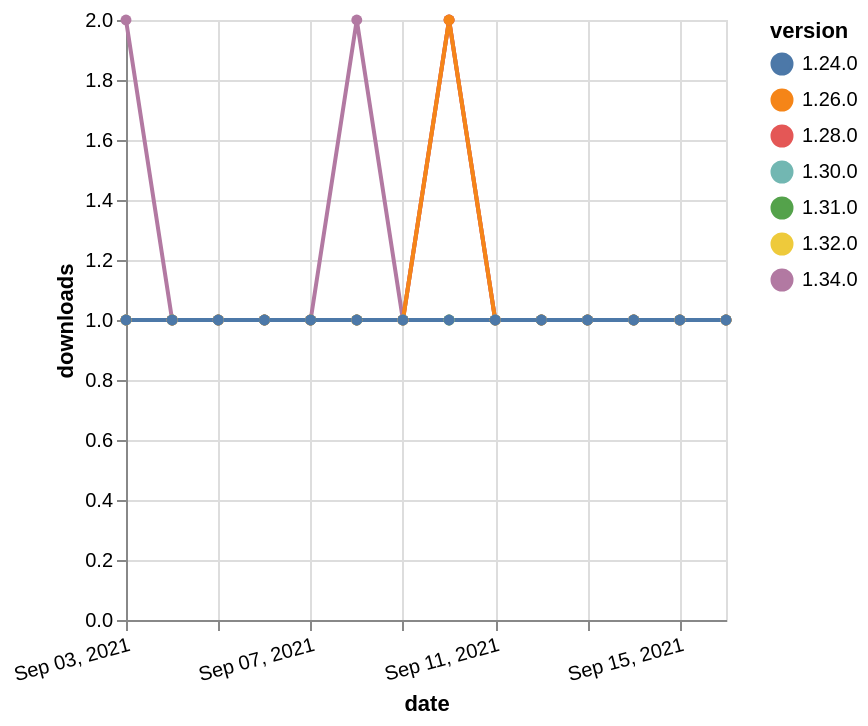

Specify this chart in Vega-Lite:
### Vega-Lite specification from a JSON file in a GitHub repository (floating-point values rounded to 4 significant figures)
{"$schema": "https://vega.github.io/schema/vega-lite/v5.json", "description": "A simple bar chart with embedded data.", "data": {"values": [{"date": "2021-09-03", "total": 136, "delta": 1, "version": "1.31.0"}, {"date": "2021-09-04", "total": 137, "delta": 1, "version": "1.31.0"}, {"date": "2021-09-05", "total": 138, "delta": 1, "version": "1.31.0"}, {"date": "2021-09-06", "total": 139, "delta": 1, "version": "1.31.0"}, {"date": "2021-09-07", "total": 140, "delta": 1, "version": "1.31.0"}, {"date": "2021-09-08", "total": 141, "delta": 1, "version": "1.31.0"}, {"date": "2021-09-09", "total": 142, "delta": 1, "version": "1.31.0"}, {"date": "2021-09-10", "total": 143, "delta": 1, "version": "1.31.0"}, {"date": "2021-09-11", "total": 144, "delta": 1, "version": "1.31.0"}, {"date": "2021-09-12", "total": 145, "delta": 1, "version": "1.31.0"}, {"date": "2021-09-13", "total": 146, "delta": 1, "version": "1.31.0"}, {"date": "2021-09-14", "total": 147, "delta": 1, "version": "1.31.0"}, {"date": "2021-09-15", "total": 148, "delta": 1, "version": "1.31.0"}, {"date": "2021-09-16", "total": 149, "delta": 1, "version": "1.31.0"}, {"date": "2021-09-03", "total": 110, "delta": 2, "version": "1.34.0"}, {"date": "2021-09-04", "total": 111, "delta": 1, "version": "1.34.0"}, {"date": "2021-09-05", "total": 112, "delta": 1, "version": "1.34.0"}, {"date": "2021-09-06", "total": 113, "delta": 1, "version": "1.34.0"}, {"date": "2021-09-07", "total": 114, "delta": 1, "version": "1.34.0"}, {"date": "2021-09-08", "total": 116, "delta": 2, "version": "1.34.0"}, {"date": "2021-09-09", "total": 117, "delta": 1, "version": "1.34.0"}, {"date": "2021-09-10", "total": 119, "delta": 2, "version": "1.34.0"}, {"date": "2021-09-11", "total": 120, "delta": 1, "version": "1.34.0"}, {"date": "2021-09-12", "total": 121, "delta": 1, "version": "1.34.0"}, {"date": "2021-09-13", "total": 122, "delta": 1, "version": "1.34.0"}, {"date": "2021-09-14", "total": 123, "delta": 1, "version": "1.34.0"}, {"date": "2021-09-15", "total": 124, "delta": 1, "version": "1.34.0"}, {"date": "2021-09-16", "total": 125, "delta": 1, "version": "1.34.0"}, {"date": "2021-09-03", "total": 160, "delta": 1, "version": "1.32.0"}, {"date": "2021-09-04", "total": 161, "delta": 1, "version": "1.32.0"}, {"date": "2021-09-05", "total": 162, "delta": 1, "version": "1.32.0"}, {"date": "2021-09-06", "total": 163, "delta": 1, "version": "1.32.0"}, {"date": "2021-09-07", "total": 164, "delta": 1, "version": "1.32.0"}, {"date": "2021-09-08", "total": 165, "delta": 1, "version": "1.32.0"}, {"date": "2021-09-09", "total": 166, "delta": 1, "version": "1.32.0"}, {"date": "2021-09-10", "total": 167, "delta": 1, "version": "1.32.0"}, {"date": "2021-09-11", "total": 168, "delta": 1, "version": "1.32.0"}, {"date": "2021-09-12", "total": 169, "delta": 1, "version": "1.32.0"}, {"date": "2021-09-13", "total": 170, "delta": 1, "version": "1.32.0"}, {"date": "2021-09-14", "total": 171, "delta": 1, "version": "1.32.0"}, {"date": "2021-09-15", "total": 172, "delta": 1, "version": "1.32.0"}, {"date": "2021-09-16", "total": 173, "delta": 1, "version": "1.32.0"}, {"date": "2021-09-03", "total": 168, "delta": 1, "version": "1.28.0"}, {"date": "2021-09-04", "total": 169, "delta": 1, "version": "1.28.0"}, {"date": "2021-09-05", "total": 170, "delta": 1, "version": "1.28.0"}, {"date": "2021-09-06", "total": 171, "delta": 1, "version": "1.28.0"}, {"date": "2021-09-07", "total": 172, "delta": 1, "version": "1.28.0"}, {"date": "2021-09-08", "total": 173, "delta": 1, "version": "1.28.0"}, {"date": "2021-09-09", "total": 174, "delta": 1, "version": "1.28.0"}, {"date": "2021-09-10", "total": 176, "delta": 2, "version": "1.28.0"}, {"date": "2021-09-11", "total": 177, "delta": 1, "version": "1.28.0"}, {"date": "2021-09-12", "total": 178, "delta": 1, "version": "1.28.0"}, {"date": "2021-09-13", "total": 179, "delta": 1, "version": "1.28.0"}, {"date": "2021-09-14", "total": 180, "delta": 1, "version": "1.28.0"}, {"date": "2021-09-15", "total": 181, "delta": 1, "version": "1.28.0"}, {"date": "2021-09-16", "total": 182, "delta": 1, "version": "1.28.0"}, {"date": "2021-09-03", "total": 175, "delta": 1, "version": "1.26.0"}, {"date": "2021-09-04", "total": 176, "delta": 1, "version": "1.26.0"}, {"date": "2021-09-05", "total": 177, "delta": 1, "version": "1.26.0"}, {"date": "2021-09-06", "total": 178, "delta": 1, "version": "1.26.0"}, {"date": "2021-09-07", "total": 179, "delta": 1, "version": "1.26.0"}, {"date": "2021-09-08", "total": 180, "delta": 1, "version": "1.26.0"}, {"date": "2021-09-09", "total": 181, "delta": 1, "version": "1.26.0"}, {"date": "2021-09-10", "total": 183, "delta": 2, "version": "1.26.0"}, {"date": "2021-09-11", "total": 184, "delta": 1, "version": "1.26.0"}, {"date": "2021-09-12", "total": 185, "delta": 1, "version": "1.26.0"}, {"date": "2021-09-13", "total": 186, "delta": 1, "version": "1.26.0"}, {"date": "2021-09-14", "total": 187, "delta": 1, "version": "1.26.0"}, {"date": "2021-09-15", "total": 188, "delta": 1, "version": "1.26.0"}, {"date": "2021-09-16", "total": 189, "delta": 1, "version": "1.26.0"}, {"date": "2021-09-03", "total": 146, "delta": 1, "version": "1.30.0"}, {"date": "2021-09-04", "total": 147, "delta": 1, "version": "1.30.0"}, {"date": "2021-09-05", "total": 148, "delta": 1, "version": "1.30.0"}, {"date": "2021-09-06", "total": 149, "delta": 1, "version": "1.30.0"}, {"date": "2021-09-07", "total": 150, "delta": 1, "version": "1.30.0"}, {"date": "2021-09-08", "total": 151, "delta": 1, "version": "1.30.0"}, {"date": "2021-09-09", "total": 152, "delta": 1, "version": "1.30.0"}, {"date": "2021-09-10", "total": 153, "delta": 1, "version": "1.30.0"}, {"date": "2021-09-11", "total": 154, "delta": 1, "version": "1.30.0"}, {"date": "2021-09-12", "total": 155, "delta": 1, "version": "1.30.0"}, {"date": "2021-09-13", "total": 156, "delta": 1, "version": "1.30.0"}, {"date": "2021-09-14", "total": 157, "delta": 1, "version": "1.30.0"}, {"date": "2021-09-15", "total": 158, "delta": 1, "version": "1.30.0"}, {"date": "2021-09-16", "total": 159, "delta": 1, "version": "1.30.0"}, {"date": "2021-09-03", "total": 215, "delta": 1, "version": "1.24.0"}, {"date": "2021-09-04", "total": 216, "delta": 1, "version": "1.24.0"}, {"date": "2021-09-05", "total": 217, "delta": 1, "version": "1.24.0"}, {"date": "2021-09-06", "total": 218, "delta": 1, "version": "1.24.0"}, {"date": "2021-09-07", "total": 219, "delta": 1, "version": "1.24.0"}, {"date": "2021-09-08", "total": 220, "delta": 1, "version": "1.24.0"}, {"date": "2021-09-09", "total": 221, "delta": 1, "version": "1.24.0"}, {"date": "2021-09-10", "total": 222, "delta": 1, "version": "1.24.0"}, {"date": "2021-09-11", "total": 223, "delta": 1, "version": "1.24.0"}, {"date": "2021-09-12", "total": 224, "delta": 1, "version": "1.24.0"}, {"date": "2021-09-13", "total": 225, "delta": 1, "version": "1.24.0"}, {"date": "2021-09-14", "total": 226, "delta": 1, "version": "1.24.0"}, {"date": "2021-09-15", "total": 227, "delta": 1, "version": "1.24.0"}, {"date": "2021-09-16", "total": 228, "delta": 1, "version": "1.24.0"}]}, "width": "container", "mark": {"type": "line", "point": {"filled": true}}, "encoding": {"x": {"field": "date", "type": "temporal", "timeUnit": "yearmonthdate", "title": "date", "axis": {"labelAngle": -15}}, "y": {"field": "delta", "type": "quantitative", "title": "downloads"}, "color": {"field": "version", "type": "nominal"}, "tooltip": {"field": "delta"}}}
